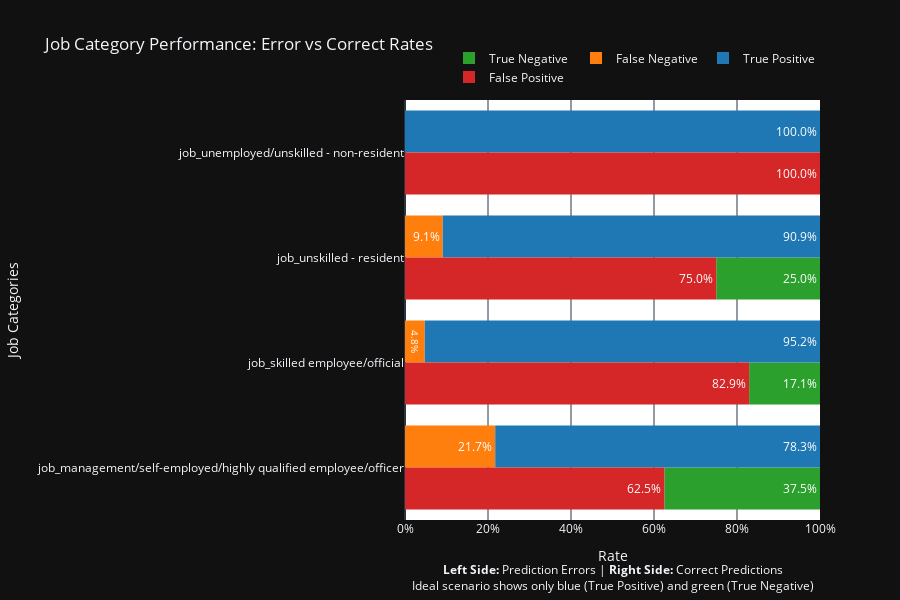

The code cell stored with this chart in its notebook:
### Code cell
from src.metric_calculation import FairnessMetrics

# Assuming model, y_test, and X_test_processed are already defined
metrics = FairnessMetrics(model, y_test, X_test_processed)

# Fetch false negative and false positive rates for job categories
job_false_negative = metrics.false_negative_rate('job')
job_false_positive = metrics.false_positive_rate('job')

# Extract categories and values
categories = list(job_false_negative.keys())
false_negative_values = list(job_false_negative.values())
false_positive_values = [job_false_positive.get(cat, 0) for cat in categories]  # Match categories or default to 0

# Calculate complementary rates (True Positive/Negative Rates)
tpr = {cat: 1 - fnr for cat, fnr in job_false_negative.items()}
tnr = {cat: 1 - fpr for cat, fpr in job_false_positive.items()}

# Create horizontal stacked bars
fig = go.Figure()

fig.add_trace(go.Bar(
    y=categories,
    x=[tnr[cat] for cat in categories],
    name='True Negative',
    orientation='h',
    marker=dict(color='#2ca02c', line=dict(width=0)),  # Green
    text=[f'{tnr[cat]:.1%}' for cat in categories],
    textposition='inside',
    textfont=dict(color='white'),
    offsetgroup=2,
    base=false_positive_values
))

## Actual Positives Section (False Negative vs True Positive) ##
fig.add_trace(go.Bar(
    y=categories,
    x=false_negative_values,
    name='False Negative',
    orientation='h',
    marker=dict(color='#ff7f0e', line=dict(width=0)),  # Orange
    text=[f'{val:.1%}' for val in false_negative_values],
    textposition='inside',
    textfont=dict(color='white'),
    offsetgroup=1
))

fig.add_trace(go.Bar(
    y=categories,
    x=[tpr[cat] for cat in categories],
    name='True Positive',
    orientation='h',
    marker=dict(color='#1f77b4', line=dict(width=0)),  # Blue
    text=[f'{tpr[cat]:.1%}' for cat in categories],
    textposition='inside',
    textfont=dict(color='white'),
    offsetgroup=1,
    base=false_negative_values
))

## Actual Negatives Section (False Positive vs True Negative) ##
fig.add_trace(go.Bar(
    y=categories,
    x=false_positive_values,
    name='False Positive',
    orientation='h',
    marker=dict(color='#d62728', line=dict(width=0)),  # Red
    text=[f'{val:.1%}' for val in false_positive_values],
    textposition='inside',
    textfont=dict(color='white'),
    offsetgroup=2
))

## Layout Configuration ##
fig.update_layout(
    barmode='group',
    title="Job Category Performance: Error vs Correct Rates",
    xaxis=dict(
        title="Rate",
        range=[0, 1],
        tickformat=".0%"
    ),
    yaxis=dict(title="Job Categories"),
    plot_bgcolor='white',
    bargap=0.2,
    legend=dict(
        orientation="h",
        yanchor="bottom",
        y=1.02,
        xanchor="right",
        x=1
    ),
    height=600
)

## Key Annotations ##
fig.add_annotation(
    text="<b>Left Side:</b> Prediction Errors | <b>Right Side:</b> Correct Predictions<br>"
         "Ideal scenario shows only blue (True Positive) and green (True Negative)",
    xref="paper", yref="paper",
    x=0.5, y=-0.18,
    showarrow=False,
    align="center",
    font=dict(size=12)
)

fig.show()

### Figure 1 — Plotly figure (JSON) as saved in the notebook; plotly's stock layout.template omitted (floating-point values rounded to 4 significant figures)
{"data": [{"base": [0.625, 0.8293, 0.75, 1.0], "marker": {"color": "#2ca02c", "line": {"width": 0}}, "name": "True Negative", "offsetgroup": "2", "orientation": "h", "text": ["37.5%", "17.1%", "25.0%", "0.0%"], "textfont": {"color": "white"}, "textposition": "inside", "x": [0.375, 0.1707, 0.25, 0.0], "y": ["job_management/self-employed/highly qualified employee/officer", "job_skilled employee/official", "job_unskilled - resident", "job_unemployed/unskilled - non-resident"], "type": "bar"}, {"marker": {"color": "#ff7f0e", "line": {"width": 0}}, "name": "False Negative", "offsetgroup": "1", "orientation": "h", "text": ["21.7%", "4.8%", "9.1%", "0.0%"], "textfont": {"color": "white"}, "textposition": "inside", "x": [0.2174, 0.04762, 0.09091, 0.0], "y": ["job_management/self-employed/highly qualified employee/officer", "job_skilled employee/official", "job_unskilled - resident", "job_unemployed/unskilled - non-resident"], "type": "bar"}, {"base": [0.2174, 0.04762, 0.09091, 0.0], "marker": {"color": "#1f77b4", "line": {"width": 0}}, "name": "True Positive", "offsetgroup": "1", "orientation": "h", "text": ["78.3%", "95.2%", "90.9%", "100.0%"], "textfont": {"color": "white"}, "textposition": "inside", "x": [0.7826, 0.9524, 0.9091, 1.0], "y": ["job_management/self-employed/highly qualified employee/officer", "job_skilled employee/official", "job_unskilled - resident", "job_unemployed/unskilled - non-resident"], "type": "bar"}, {"marker": {"color": "#d62728", "line": {"width": 0}}, "name": "False Positive", "offsetgroup": "2", "orientation": "h", "text": ["62.5%", "82.9%", "75.0%", "100.0%"], "textfont": {"color": "white"}, "textposition": "inside", "x": [0.625, 0.8293, 0.75, 1.0], "y": ["job_management/self-employed/highly qualified employee/officer", "job_skilled employee/official", "job_unskilled - resident", "job_unemployed/unskilled - non-resident"], "type": "bar"}], "layout": {"xaxis": {"title": {"text": "Rate"}, "range": [0, 1], "tickformat": ".0%"}, "legend": {"orientation": "h", "yanchor": "bottom", "y": 1.02, "xanchor": "right", "x": 1}, "barmode": "group", "title": {"text": "Job Category Performance: Error vs Correct Rates"}, "yaxis": {"title": {"text": "Job Categories"}}, "plot_bgcolor": "white", "bargap": 0.2, "height": 600, "annotations": [{"align": "center", "font": {"size": 12}, "showarrow": false, "text": "<b>Left Side:</b> Prediction Errors | <b>Right Side:</b> Correct Predictions<br>Ideal scenario shows only blue (True Positive) and green (True Negative)", "x": 0.5, "xref": "paper", "y": -0.18, "yref": "paper"}]}}
